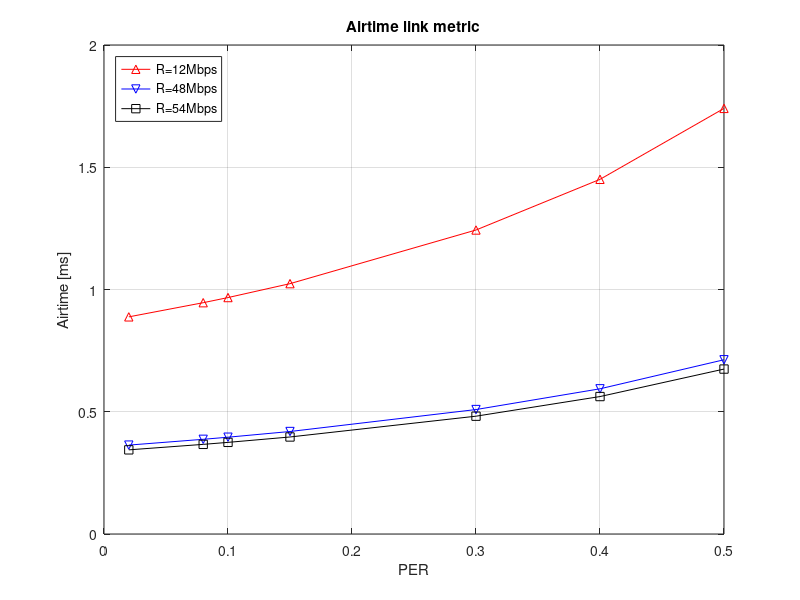

Recreate this plot in MATLAB.
clear;
close all;

%%
% define constants for 802.11a
B = 8224; % test frame size in bits
Oca = 75e-6; % channel access overhead
Op = 110e-6; % protocol overhead

%%
% function to calculate airtime
airtime = @(r,PER) (Oca+Op+B/r) * (1/(1-PER));

%%
% plot some results
r12 = [];
r48 = [];
r54 = [];
pers = [0.02 0.08 0.1 0.15 0.3 0.4 0.5];

for ii=1:size(pers,2)
    r12 = [r12 airtime(12e6, pers(ii))];
    r48 = [r48 airtime(48e6, pers(ii))];
    r54 = [r54 airtime(54e6, pers(ii))];
end

r12 = r12 * 1e3;
r48 = r48 * 1e3;
r54 = r54 * 1e3;

figure;
plot(pers, r12, '-^r');
hold on;
plot(pers, r48, '-vb');
hold on;
plot(pers, r54, '-sk');
grid on;
xlabel('PER');
ylabel('Airtime [ms]');
legend('R=12Mbps', 'R=48Mbps', 'R=54Mbps', 'Location', 'NorthWest');
title('Airtime link metric');

saveas(gcf,'airtime_lm','pdf');